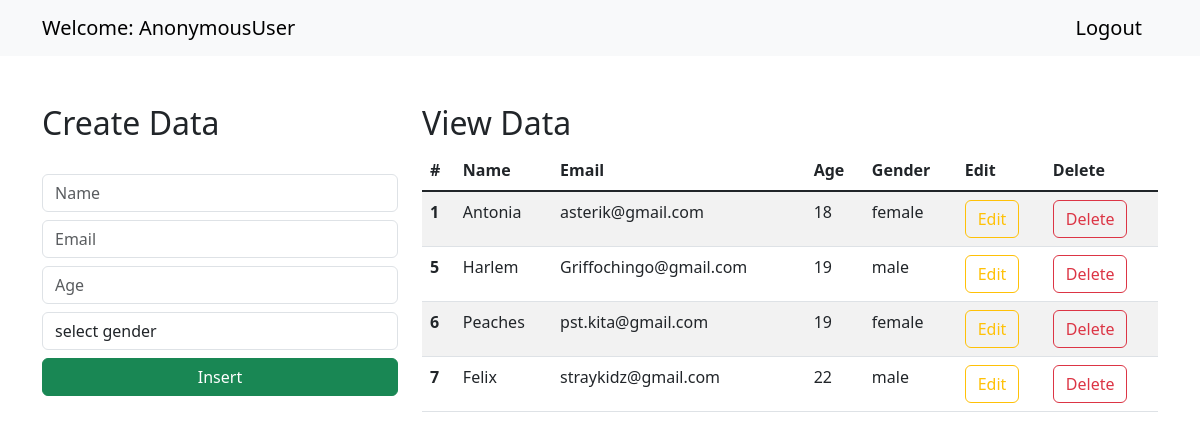
The page / on the database its author committed.
### CRUDmyproject/models.py (models this page shows)
class Student(models.Model):
    name = models.CharField(max_length=30, blank=False, null=False)
    email = models.EmailField()
    age = models.IntegerField()
    gender = models.CharField(max_length=30, blank=False, null=False)

### CRUDmyproject/views.py (the view)
# urls.py: path('', views.index, name='my-home'),
def index(request):
    data=Student.objects.all()
    context = {"data": data}
    return render(request, "index.html", context)

### templates/index.html (shortened to what this page needs)
<!doctype html>
<html lang="en">
    <link href="https://cdn.jsdelivr.net/npm/bootstrap@5.3.0-alpha1/dist/css/bootstrap.min.css" rel="stylesheet">
  <head>
  </head>
  <body>
    <nav class="navbar navbar-expand-lg bg-body-tertiary">
        <div class="container-md">
          <a class="navbar-brand" href="/">Welcome: {{request.user}}</a>
          <a class="navbar-brand" href="/logout">Logout</a>
        </div>
      </nav>
      <div class="container mt-5">
        <div class="row">
            <div class="col-md-4">
                <h2>Create Data</h2>
                <br>
                <form action="/insert" method="post">{% csrf_token %}
                    <div class="form-group">
                        <input type="text" class="form-control" placeholder="Name" name="name" required>
                    </div>
                    <div class="form-group">
                        <input type="email" class="form-control  mt-2" placeholder="Email" name="email" required>
                    </div>
                    <div class="form-group">
                        <input type="number" class="form-control  mt-2" placeholder="Age" name="age" required>
                    </div>
                    <div class="form-group mt-2">
                        <select id="gender" name="gender" class="form-control" required>
                            <option selected>select gender</option>
                        </select>
                    </div>
                    <div class="d-grid gap-2">
                        <button class="btn btn-success mt-2" type="submit">Insert</button>
                    </div>
                </form>
            </div>
            <div class="col-md-8">
                <h2>View Data</h2>
                <table class="table table-striped table-hover">
                    <thead>
                      <tr>
                        <th scope="col">#</th>
                        <th scope="col">Name</th>
                        <th scope="col">Email</th>
                        <th scope="col">Age</th>
                        <th scope="col">Gender</th>
                        <th scope="col">Edit</th>
                        <th scope="col">Delete</th>
                      </tr>
                    </thead>
                    <tbody class="table-group-divider">
                    {% for d in data %}
                      <tr>
                        <th scope="row">{{d.id}}</th>
                        <td>{{d.name}}</td>
                        <td>{{d.email}}</td>
                        <td>{{d.age}}</td>
                        <td>{{d.gender}}</td>
                        <td><a href="/update/{{d.id}}" type="button" class="btn btn-outline-warning">Edit</a></td>
                        <td><a href="/delete/{{d.id}}" type="button" class="btn btn-outline-danger">Delete</a></td>
                      </tr>
                    {% endfor %}
                    </tbody>
                  </table>
            </div>
        </div>
      </div>
  </body>
</html>

### rows shown on the page
Student: id "1", name "Antonia", email "asterik@gmail.com", age "18", gender "female"
Student: id "5", name "Harlem", email "Griffochingo@gmail.com", age "19", gender "male"
Student: id "6", name "Peaches", email "pst.kita@gmail.com", age "19", gender "female"
Student: id "7", name "Felix", email "straykidz@gmail.com", age "22", gender "male"

### other values the page prints
{{ request.user }} "AnonymousUser"
